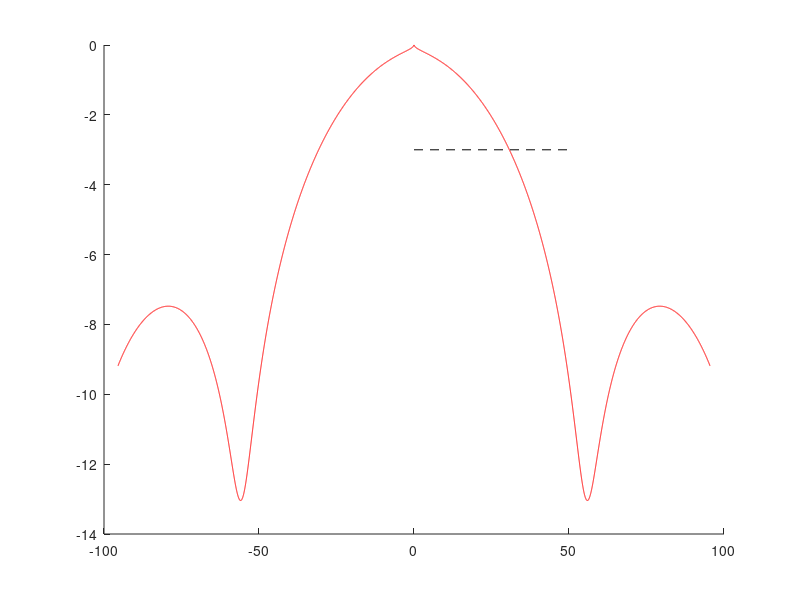

Reproduce this figure in MATLAB.
c      = 3.00e8;
a_m    = 0;
L      = .06;  %cm
n_r    = 2.15; 
hold on
% for ratio  = [.9 .95 .99];
%     a_m    = .0461*100*sqrt(abs(w)/2/pi*1e-9);
%     n_m    = n_r*ratio; 
%     d_12   = (n_m -n_r)/c;
%     w      = (0:.1:600)*1e9;
%     Phi    = (1-exp(-a_m*L + 1j*d_12*w*L))./(a_m-1j*d_12*w);
%     plot(w/2/pi*1e-9,10*log10(abs(Phi)/max(abs(Phi))),'b--');
%     axis([0 50 -10 1])
% end
for L = [0.05]
    ratio = .95;
    n_m    = n_r*ratio; 
    d_12   = (n_m -n_r)/c;
    w      = (-600:.1:600)*1e9;
    a_m    = .01*100*sqrt(abs(w)/2/pi*1e-9);
    Phi    = (1-exp(-a_m*L + 1j*d_12*w*L))./(a_m-1j*d_12*w);
    plot(w/2/pi*1e-9,10*log10(abs(Phi)/max(abs(Phi))),'r-');
    %axis([0 50 -10 1])
end
plot([0,50],[-3 -3],'k--')
hold off
%axis([0 50 -5 0])